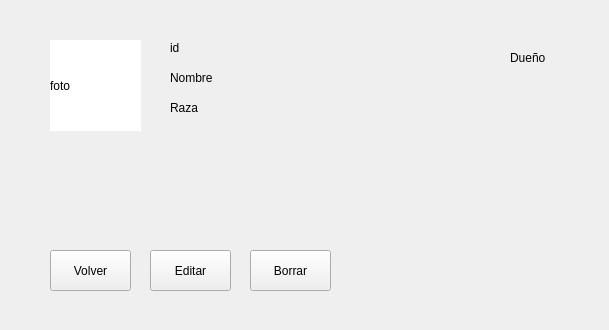
<?xml version="1.0" encoding="UTF-8"?>
<ui version="4.0">
 <class>Form</class>
 <widget class="QWidget" name="Form">
  <property name="geometry">
   <rect>
    <x>0</x>
    <y>0</y>
    <width>609</width>
    <height>330</height>
   </rect>
  </property>
  <property name="windowTitle">
   <string>Form</string>
  </property>
  <widget class="QLabel" name="label">
   <property name="geometry">
    <rect>
     <x>50</x>
     <y>40</y>
     <width>91</width>
     <height>91</height>
    </rect>
   </property>
   <property name="styleSheet">
    <string notr="true">background-color:rgb(255, 255, 255)</string>
   </property>
   <property name="text">
    <string>foto</string>
   </property>
  </widget>
  <widget class="QLabel" name="label_2">
   <property name="geometry">
    <rect>
     <x>170</x>
     <y>40</y>
     <width>49</width>
     <height>16</height>
    </rect>
   </property>
   <property name="text">
    <string>id</string>
   </property>
  </widget>
  <widget class="QLabel" name="label_3">
   <property name="geometry">
    <rect>
     <x>170</x>
     <y>70</y>
     <width>49</width>
     <height>16</height>
    </rect>
   </property>
   <property name="text">
    <string>Nombre</string>
   </property>
  </widget>
  <widget class="QLabel" name="label_4">
   <property name="geometry">
    <rect>
     <x>170</x>
     <y>100</y>
     <width>49</width>
     <height>16</height>
    </rect>
   </property>
   <property name="text">
    <string>Raza</string>
   </property>
  </widget>
  <widget class="QLabel" name="label_5">
   <property name="geometry">
    <rect>
     <x>510</x>
     <y>50</y>
     <width>49</width>
     <height>16</height>
    </rect>
   </property>
   <property name="text">
    <string>Dueño</string>
   </property>
  </widget>
  <widget class="QPushButton" name="pushButton_2">
   <property name="geometry">
    <rect>
     <x>50</x>
     <y>250</y>
     <width>81</width>
     <height>41</height>
    </rect>
   </property>
   <property name="text">
    <string>Volver</string>
   </property>
  </widget>
  <widget class="QPushButton" name="pushButton_3">
   <property name="geometry">
    <rect>
     <x>150</x>
     <y>250</y>
     <width>81</width>
     <height>41</height>
    </rect>
   </property>
   <property name="text">
    <string>Editar</string>
   </property>
  </widget>
  <widget class="QPushButton" name="pushButton_4">
   <property name="geometry">
    <rect>
     <x>250</x>
     <y>250</y>
     <width>81</width>
     <height>41</height>
    </rect>
   </property>
   <property name="text">
    <string>Borrar</string>
   </property>
  </widget>
 </widget>
 <resources/>
 <connections/>
</ui>
